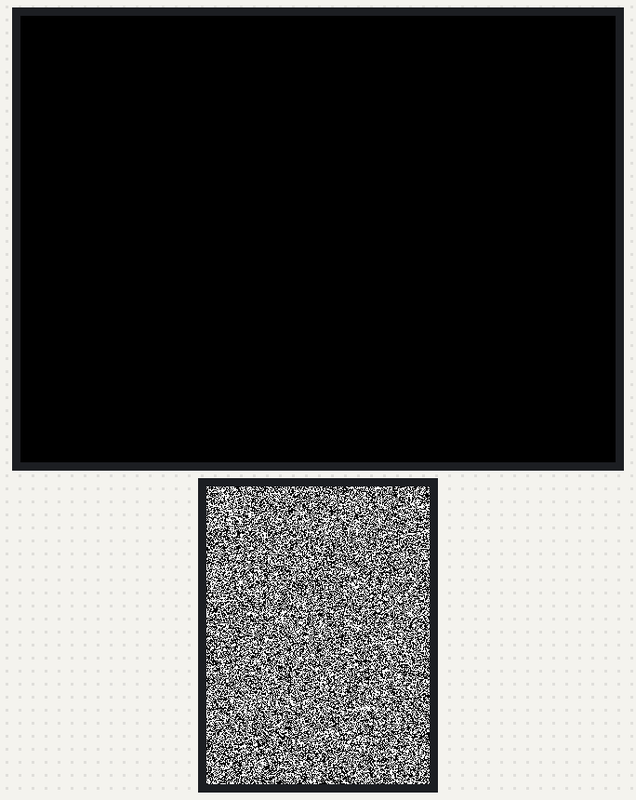
The sketch below on a simulated ESP32. Parts: 320×240 colour display, 240×320 colour display. What the sketch prints to the serial monitor is not drawn.

Above: at 1.06 s.
At 5.67 s:
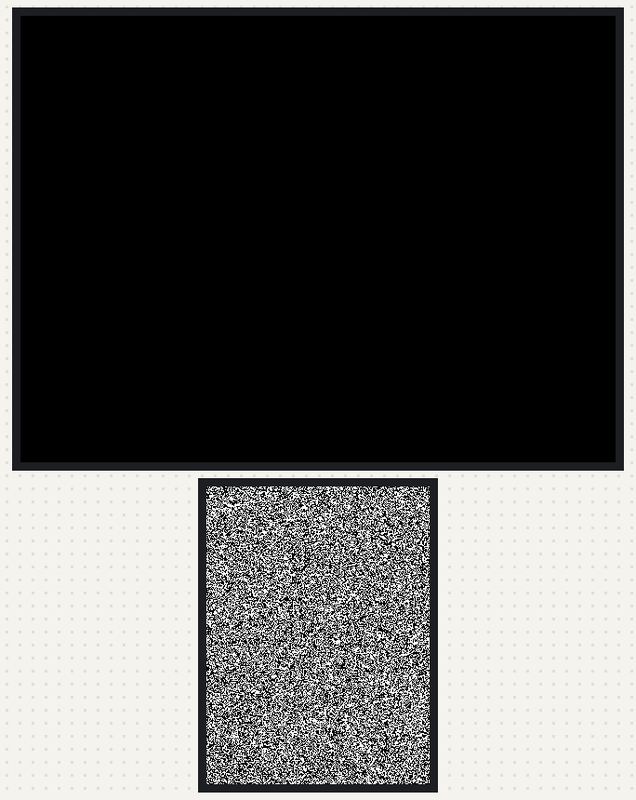
At 10.28 s:
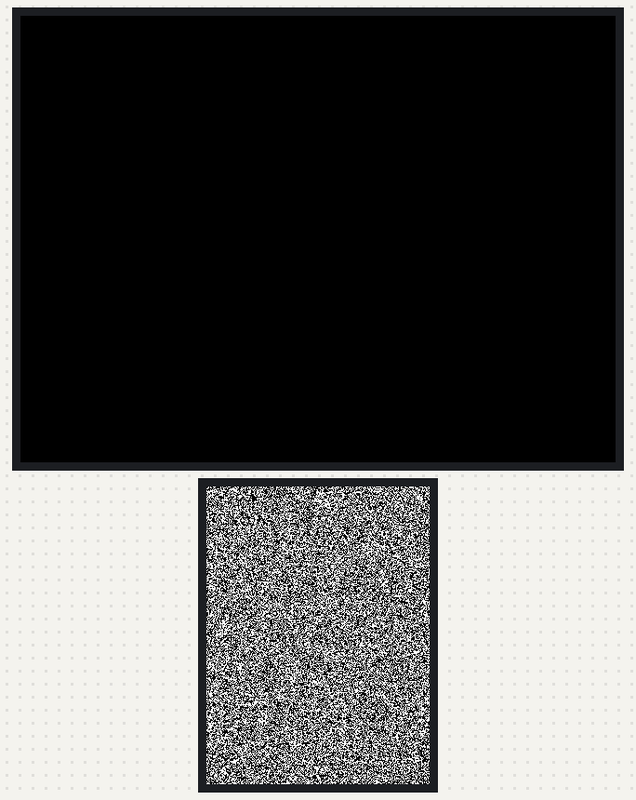
At 19.96 s:
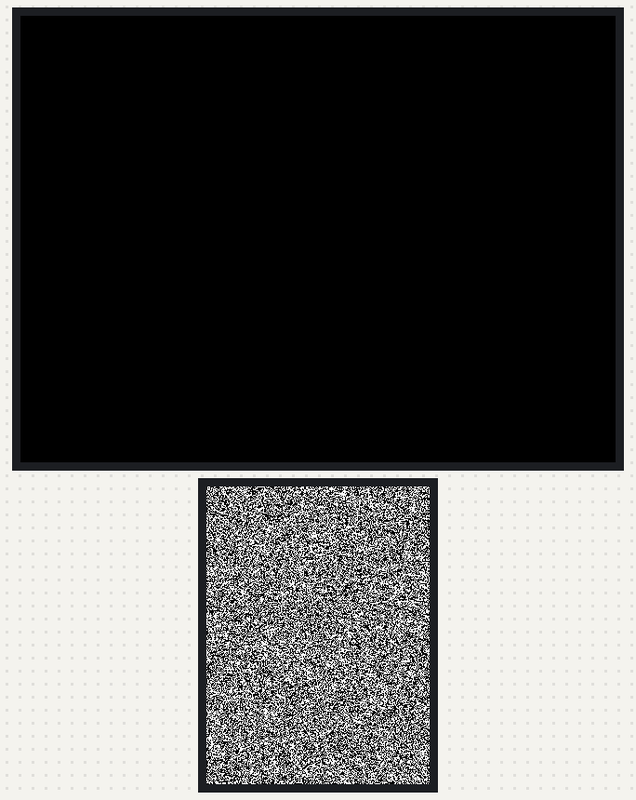
At 29.64 s:
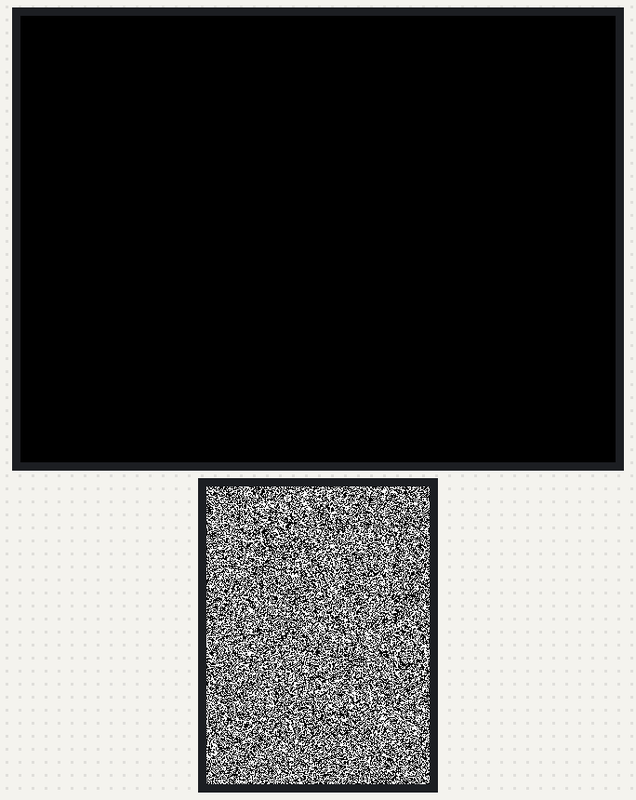
At 39.32 s:
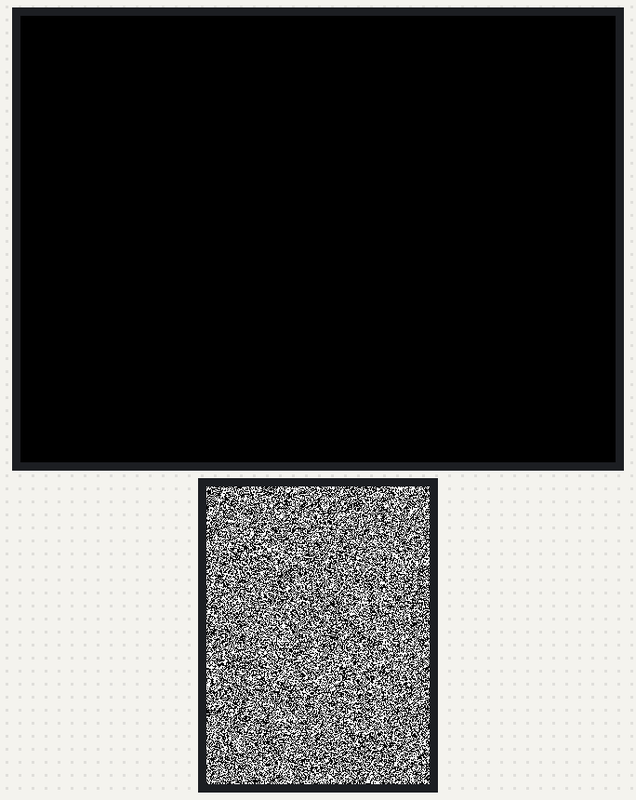

Measured:
- what the display in image 0 shows lasts 0.5 s, from 0.8 s to 1.3 s

The sketch:

TVStatic.ino
```cpp
#include <M5Stack.h>
#include <LovyanGFX.hpp>

static LGFX lcd;

uint8_t snowRand;
int pixelGroupCount = 0;


// Fast 0-255 random number generator from http://eternityforest.com/Projects/rng.php:
uint8_t za, zb, zc, zx;
uint8_t __attribute__((always_inline)) inline rng()
{
  zx++;
  za = (za ^ zc ^ zx);
  zb = (zb + za);
  zc = (zc + (zb >> 1)^za);
  return zc;
}


void setup() {
  M5.begin();
  M5.Power.begin();
  M5.Lcd.fillScreen(TFT_BLACK);
  zx = micros() & 255;

  lcd.init();
  pixelGroupCount = (lcd.width() * lcd.height()) / 8;

}


void loop()
{
  unsigned long t0 = micros();

  lcd.startWrite();
  lcd.setAddrWindow(0, 0, lcd.width(), lcd.height());

  for (int i = 0; i < pixelGroupCount; i++) {
    snowRand = rng();

    if ((snowRand & 1) == 0) lcd.writeColor(0, 1); else lcd.writeColor(65535, 1);
    if ((snowRand & 2) == 0) lcd.writeColor(0, 1); else lcd.writeColor(65535, 1);
    if ((snowRand & 4) == 0) lcd.writeColor(0, 1); else lcd.writeColor(65535, 1);
    if ((snowRand & 8) == 0) lcd.writeColor(0, 1); else lcd.writeColor(65535, 1);
    if ((snowRand & 16) == 0) lcd.writeColor(0, 1); else lcd.writeColor(65535, 1);
    if ((snowRand & 32) == 0) lcd.writeColor(0, 1); else lcd.writeColor(65535, 1);
    if ((snowRand & 64) == 0) lcd.writeColor(0, 1); else lcd.writeColor(65535, 1);
    if ((snowRand & 128) == 0) lcd.writeColor(0, 1); else lcd.writeColor(65535, 1);
  }
  lcd.endWrite();

  //delay(50);
  unsigned long t1 = micros();
  Serial.println(1.0 / ((t1 - t0) / 1000000.0));
}
```
